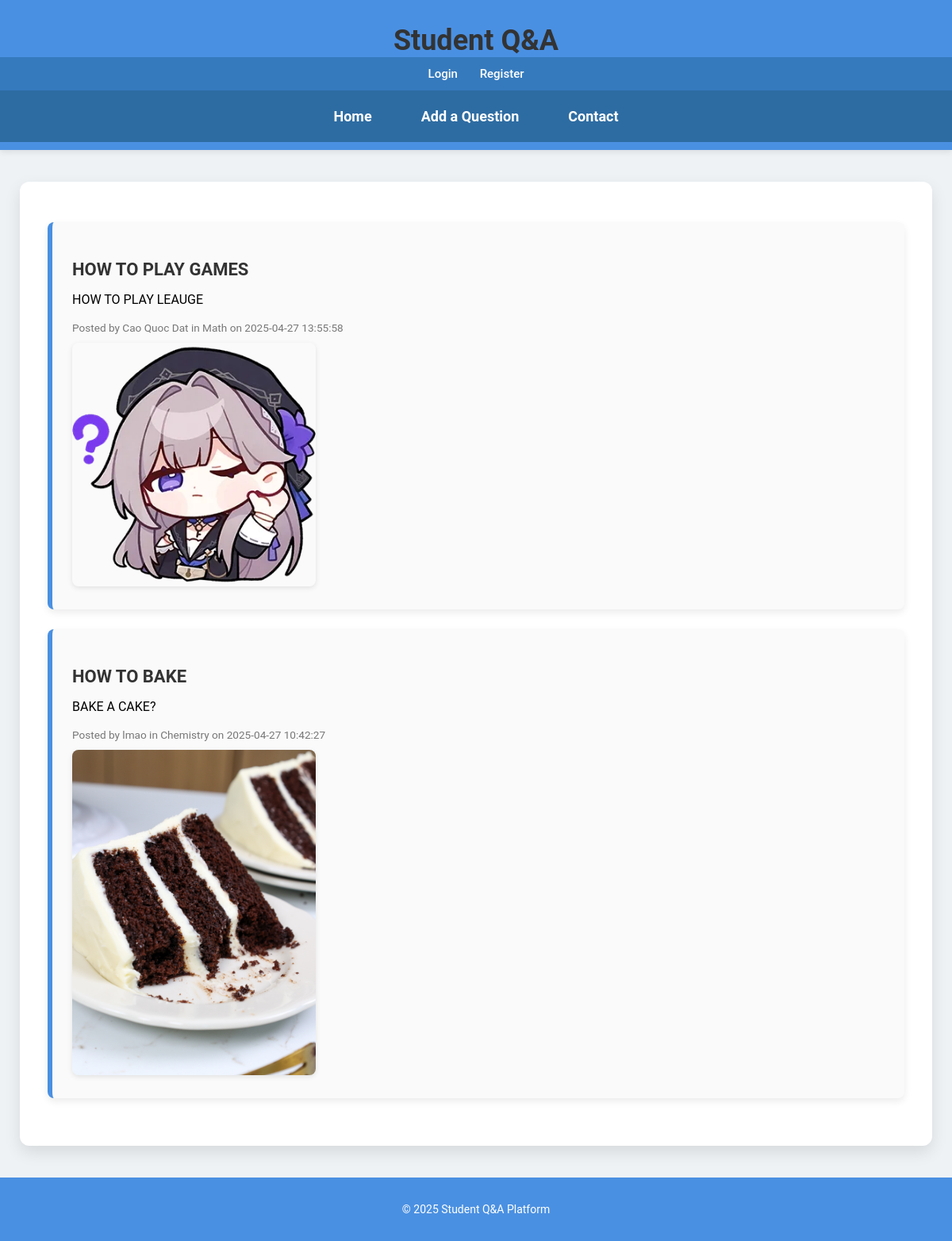
Screenshot of /studentqa/index.php with the database file from the repository.
### tables this page shows
CREATE TABLE `questions` (
  `id` int(11) NOT NULL,
  `user_id` int(11) NOT NULL,
  `module_id` int(11) NOT NULL,
  `title` varchar(255) NOT NULL,
  `content` text NOT NULL,
  `image` varchar(255) DEFAULT NULL,
  `created_at` timestamp NOT NULL DEFAULT current_timestamp(),
  `body` text DEFAULT NULL
);

CREATE TABLE `users` (
  `id` int(11) NOT NULL,
  `username` varchar(50) NOT NULL,
  `role` varchar(20) NOT NULL DEFAULT 'admin',
  `email` varchar(100) NOT NULL,
  `password` varchar(255) NOT NULL,
  `created_at` timestamp NOT NULL DEFAULT current_timestamp()
);

CREATE TABLE `modules` (
  `id` int(11) NOT NULL,
  `name` varchar(100) NOT NULL
);

### studentqa/classes/Question.php (called while the page is built, shortened)
<?php
class Question {
    private $pdo;
    public function __construct($pdo) {
        $this->pdo = $pdo;
    }
    public function getAll() {
        $stmt = $this->pdo->query("SELECT q.*, u.username, m.name AS module
                                   FROM questions q
                                   JOIN users u ON q.user_id = u.id
                                   JOIN modules m ON q.module_id = m.id
                                   ORDER BY q.created_at DESC");
        return $stmt->fetchAll();
    }
}
?>

### studentqa/index.php (the view, shortened to what this page needs)
<?php
require_once 'config/db.php';
require_once 'classes/Question.php';
$question = new Question($pdo);
$questions = $question->getAll();
?>
<!DOCTYPE html>
<html lang="en">
<head>
    <link rel="stylesheet" href="/studentqa/assets/style.css">
</head>
<body>
    <header>
        <h1>Student Q&A</h1>
        <div class="user-info">
            <?php if (isset($_SESSION['user'])): ?>
                <span>Welcome, <?= htmlspecialchars($_SESSION['user']['username']) ?></span>
                <a href="logout.php">Logout</a>
                <?php if (isset($_SESSION['user']['role']) && $_SESSION['user']['role'] === 'admin'): ?>
                    <a href="admin/index.php">Admin</a>
                <?php endif; ?>
            <?php else: ?>
                <a href="login.php">Login</a>
                <a href="register.php">Register</a>
            <?php endif; ?>
        </div>
        <nav>
            <a href="index.php">Home</a>
            <a href="add-question.php">Add a Question</a>
            <a href="contact.php">Contact</a>
        </nav>
    </header>
    <main class="container">
        <ul>
            <?php foreach ($questions as $q): ?>
                <li>
                    <h3 class="post-title"><?= htmlspecialchars($q['title']) ?></h3>
                    <p><?= nl2br(htmlspecialchars($q['body'])) ?></p>
                    <small class="post-meta">
                        Posted by <?= htmlspecialchars($q['username']) ?> in <?= htmlspecialchars($q['module']) ?> on <?= $q['created_at'] ?>
                    </small><br>
                    <?php if ($q['image']): ?>
                        <img src="<?= htmlspecialchars($q['image']) ?>" alt="Screenshot">
                    <?php endif; ?>
                    <br>
                </li>
            <?php endforeach; ?>
        </ul>
    </main>
    <footer>
        <p>&copy; <?= date('Y') ?> Student Q&A Platform</p>
    </footer>
</body>
</html>

### studentqa/assets/style.css (style rules this page uses)
body { margin: 0; padding: 0; font-family: 'Roboto', Arial, sans-serif; background-color: #eef2f5; }
header { background-color: #4a90e2; color: white; padding: 30px 0 10px; text-align: center; box-shadow: 0 2px 8px rgba(0, 0, 0, 0.1); }
header h1 { font-size: 36px; margin: 0; animation: fadeDown 1s ease-out; }
.user-info { background-color: #357ABD; padding: 12px 0; text-align: center; font-size: 15px; }
.user-info a, .user-info span { color: white; margin: 0 12px; text-decoration: none; font-weight: 500; transition: color 0.3s; }
nav { background-color: #2d6ca2; padding: 14px 0; display: flex; justify-content: center; gap: 30px; flex-wrap: wrap; }
nav a { color: white; text-decoration: none; font-weight: 600; font-size: 18px; padding: 8px 16px; border-radius: 8px; transition: background-color 0.3s, transform 0.2s; }
.container { width: 90%; max-width: 1100px; margin: 40px auto; background: #ffffff; padding: 35px; box-shadow: 0 8px 20px rgba(0, 0, 0, 0.1); border-radius: 12px; }
h1, h2, h3 { color: #333; }
ul { list-style-type: none; padding: 0; }
li { background: #fafafa; padding: 25px; margin-bottom: 25px; border-left: 6px solid #4a90e2; border-radius: 8px; box-shadow: 0 4px 10px rgba(0, 0, 0, 0.08); }
.post-title { font-size: 22px; margin-bottom: 12px; font-weight: bold; }
.post-meta { color: #777; font-size: 0.85em; margin-bottom: 15px; }
img { max-width: 30%; height: auto; margin-top: 10px; border-radius: 8px; box-shadow: 0 2px 6px rgba(0, 0, 0, 0.1); }
a { color: #4a90e2; text-decoration: none; }
footer { background-color: #4a90e2; color: white; text-align: center; padding: 18px 0; margin-top: 40px; font-size: 14px; }

### rows the page displays
questions: title "HOW TO PLAY GAMES", body "HOW TO PLAY LEAUGE", user.username "Cao Quoc Dat", module.name "Math", created_at "2025-04-27 13:55:58", image (picture)
questions: title "HOW TO BAKE", body "BAKE A CAKE?", user.username "lmao", module.name "Chemistry", created_at "2025-04-27 10:42:27", image (picture)
